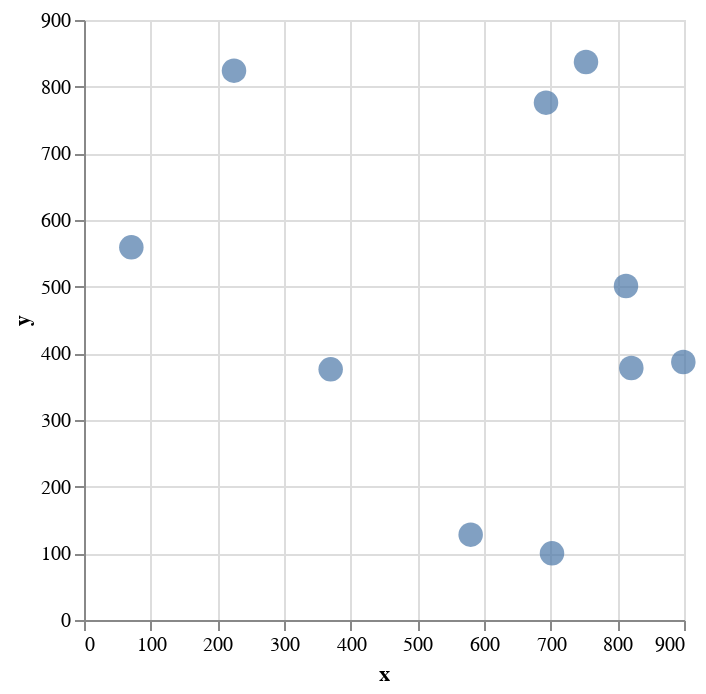

The code cell stored with this chart in its notebook:
### Code cell
chart1 = alt.Chart(data).mark_point(filled=True, size=150).encode(
    x='x',
    y='y')
chart1

### Figure 1 — Vega-Lite specification as saved in the notebook (floating-point values rounded to 4 significant figures)
{"config": {"view": {"continuousWidth": 300, "continuousHeight": 300}}, "data": {"name": "data-c013067a8ceea44c09dbdfd402ecbdd3"}, "mark": {"type": "point", "filled": true, "size": 150}, "encoding": {"x": {"field": "x", "type": "quantitative"}, "y": {"field": "y", "type": "quantitative"}}, "$schema": "https://vega.github.io/schema/vega-lite/v5.16.3.json", "datasets": {"data-c013067a8ceea44c09dbdfd402ecbdd3": [{"x": 225, "y": 824}, {"x": 580, "y": 128}, {"x": 821, "y": 378}, {"x": 693, "y": 776}, {"x": 370, "y": 376}, {"x": 753, "y": 837}, {"x": 702, "y": 100}, {"x": 813, "y": 501}, {"x": 71, "y": 559}, {"x": 899, "y": 387}]}}
